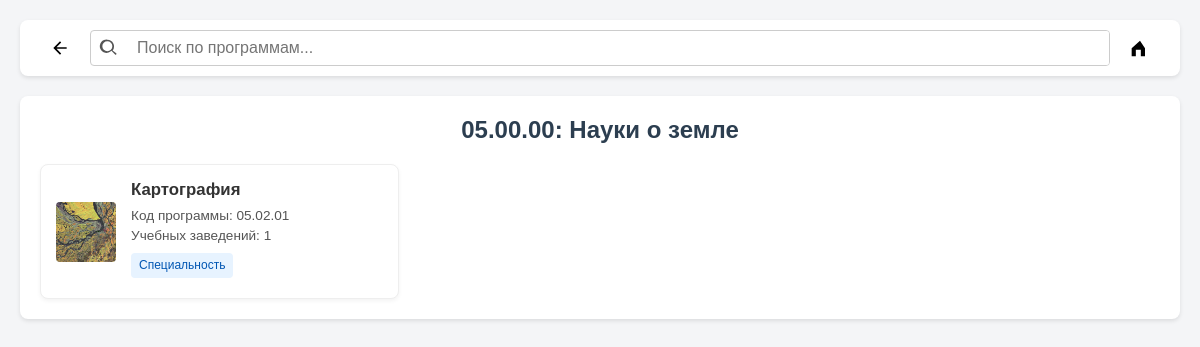
The page /abiturent/programs.php?direction_code=05.00.00 on the database its author committed.
### tables this page shows
CREATE TABLE `directions` (
  `id` int(11) NOT NULL,
  `name` text NOT NULL,
  `program_code_identifier` text NOT NULL,
  `image_path` text DEFAULT NULL,
  `created_at` timestamp NOT NULL DEFAULT current_timestamp()
);

CREATE TABLE `programs` (
  `id` int(11) NOT NULL,
  `direction_id` int(11) NOT NULL,
  `name` text NOT NULL,
  `program_code` text NOT NULL,
  `keywords` text DEFAULT NULL,
  `image_path` text DEFAULT NULL,
  `attributes` text DEFAULT NULL,
  `created_at` timestamp NOT NULL DEFAULT current_timestamp()
);

### abiturent/programs.php (the view, shortened to what this page needs)
<?php
require_once __DIR__ . '/admin/config.php';
$direction_code_identifier = isset($_GET['direction_code']) ? trim($_GET['direction_code']) : null;
$direction_name_display = 'Направление не указано';
$programs_list = [];
$direction_found = false;
if (!empty($direction_code_identifier)) {
    $stmt_dir = $conn->prepare("SELECT id, name FROM directions WHERE program_code_identifier = ?");
    $stmt_dir->bind_param("s", $direction_code_identifier);
    $stmt_dir->execute();
    $direction_result = $stmt_dir->get_result();
    $direction = $direction_result->fetch_assoc();
    if ($direction) {
        $direction_found = true;
        $direction_name_display = $direction['name'];
        $direction_id = $direction['id'];
        $stmt_prog = $conn->prepare("
            SELECT
                p.id, p.name, p.program_code, p.keywords, p.attributes, p.image_path,
                COUNT(DISTINCT b.establishment_id) as num_establishments,
                SUM(CASE WHEN b.cluster_id IS NOT NULL THEN 1 ELSE 0 END) > 0 as is_professionalitet_related
            FROM
                programs p
            LEFT JOIN
                bundles b ON p.id = b.program_id
            WHERE
                p.direction_id = ?
            GROUP BY
                p.id, p.name, p.program_code, p.keywords, p.attributes, p.image_path
            HAVING
                COUNT(DISTINCT b.establishment_id) > 0
            ORDER BY
                p.name
        ");
        $stmt_prog->bind_param("i", $direction_id);
        $stmt_prog->execute();
        $programs_result = $stmt_prog->get_result();
        while ($program_row = $programs_result->fetch_assoc()) {
            $program_row['image_path'] = $program_row['image_path'] ? "uploads/programs/" . $program_row['image_path'] : "uploads/programs/placeholder.svg";
            $program_row['attributes_array'] = !empty($program_row['attributes']) ? array_map('trim', explode(',', $program_row['attributes'])) : [];
            $programs_list[] = $program_row;
        }
    } else {
        $direction_name_display = 'Направление с кодом "' . htmlspecialchars($direction_code_identifier) . '" не найдено';
    }
}
?>
<!DOCTYPE html>
<html lang="ru">
<head>
</head>
<body>
  <header class="header">
       <button class="header-button back-button" id="backButton" title="Назад">
             <svg xmlns="http://www.w3.org/2000/svg" viewBox="0 0 24 24" fill="currentColor" width="20px" height="20px">
                <path d="M20 11H7.83l5.59-5.59L12 4l-8 8 8 8 1.41-1.41L7.83 13H20v-2z"/>
            </svg>
        </button>
        <div class="search-area">
            <div class="search-container">
                 <svg xmlns="http://www.w3.org/2000/svg" viewBox="0 0 24 24" fill="currentColor" width="20px" height="20px">
                    <path d="M10 2a8 8 0 0 1 6.32 12.9L20.69 18.3a1 1 0 0 1-1.41 1.41l-4.39-4.38A8 8 0 1 1 10 2zm0 2a6 6 0 1 0 0 12A6 6 0 0 0 10 4z"/>
                </svg>
                <input type="text" placeholder="Поиск по программам..." class="search-input" id="programSearchInput">
            </div>
             <button class="header-button filter-button" id="goHomeButton" title="На главную"> <svg xmlns="http://www.w3.org/2000/svg" viewBox="0 0 24 24" fill="currentColor" width="20px" height="20px">
                   <path d="M12 3.198l-10 9.143V22h5V14h6v8h5V12.34L12 3.198z"/>
                </svg>
            </button>
        </div>
  </header>
  <div class="container">
    <div class="content-wrapper">
        <h1 class="title" id="directionTitle"> <?php echo $direction_code_identifier.": ".htmlspecialchars(strtoupper($direction_name_display)); ?></h1>
        <div class="program-grid" id="programGridContainer">
          <?php if (empty($programs_list)): ?>
              <?php if ($direction_found): ?>
                <p class="no-results php-no-results-message">Программы по этому направлению не найдены или не имеют учебных заведений.</p>
              <?php elseif (!empty($direction_code_identifier)): ?>
                <p class="no-results php-no-results-message">Направление с кодом "<?php echo htmlspecialchars($direction_code_identifier); ?>" не найдено.</p>
              <?php else: ?>
                <p class="no-results php-no-results-message">Направление не указано.</p>
              <?php endif; ?>
          <?php else: ?>
              <?php foreach ($programs_list as $program): ?>
                  <a href="establishments.php?program_code=<?php echo urlencode($program['program_code']); ?>" class="program-card" data-search-text="<?php echo strtolower(htmlspecialchars("{$program['name']} {$program['program_code']} {$program['keywords']} " . implode(' ', $program['attributes_array']))); ?>">
                      <img src="<?php echo htmlspecialchars($program['image_path']); ?>" alt="<?php echo htmlspecialchars($program['name']); ?>">
                      <div class="program-details">
                          <h3><?php echo htmlspecialchars($program['name']); ?></h3>
                          <p>Код программы: <?php echo htmlspecialchars($program['program_code']); ?></p>
                          <p>Учебных заведений: <?php echo htmlspecialchars($program['num_establishments']); ?></p>
                          <div class="tags">
                              <?php if (!empty($program['attributes_array'])): ?>
                                  <?php foreach ($program['attributes_array'] as $attr):
                                        $tag_class = 'attribute-tag';
                                  ?>
                                      <span class="<?php echo $tag_class; ?>"><?php echo htmlspecialchars($attr); ?></span>
                                  <?php endforeach; ?>
                              <?php endif; ?>
                          </div>
                      </div>
                  </a>
              <?php endforeach; ?>
          <?php endif; ?>
        </div>
    </div>
  </div>
</body>
</html>

### abiturent/programs.php (style rules this page uses)
body { font-family: Arial, sans-serif; background-color: #f4f5f7; margin: 0; padding: 20px; display: flex; flex-direction: column; align-items: center; }
.header { width: 100%; max-width: 1200px; display: flex; align-items: center; background-color: #fff; padding: 10px 20px; border-radius: 8px; box-shadow: 0 2px 4px rgba(0, 0, 0, 0.1); margin-bottom: 20px; box-sizing: border-box; }
.search-area { display: flex; align-items: center; flex-grow: 1; }
.search-container { display: flex; align-items: center; flex-grow: 1; border: 1px solid #ccc; border-radius: 4px; overflow: hidden; margin-right: 10px; }
.search-input { border: none; padding: 8px 10px; flex-grow: 1; outline: none; font-size: 1rem; }
.search-container svg { margin: 0 8px; color: #555; }
.header-button { background-color: transparent; border: none; padding: 8px 10px; cursor: pointer; display: flex; align-items: center; }
.back-button { margin-right: 10px; }
.container { max-width: 1200px; margin: auto; padding: 0; width: 100%; }
.content-wrapper { background-color: #fff; padding: 20px; border-radius: 8px; box-shadow: 0 2px 4px rgba(0, 0, 0, 0.1); width: 100%; box-sizing: border-box; }
.title { margin: 0 0 20px 0; font-weight: bold; font-size: 1.5em; color: #2c3e50; text-align: center; }
.program-grid { display: flex; flex-wrap: wrap; gap: 20px; justify-content: left; }
.program-card { background: white; border-radius: 8px; box-shadow: 0 2px 4px rgba(0,0,0,0.05); padding: 15px; display: flex; align-items: center; gap: 15px; text-decoration: none; color: inherit; transition: transform 0.2s ease, box-shadow 0.2s ease; width: calc(33.333% - 14px); min-width: 280px; box-sizing: border-box; border: 1px solid #eee; }
.program-card img { width: 60px; height: 60px; object-fit: cover; border-radius: 4px; flex-shrink: 0; }
.program-details { flex-grow: 1; }
.program-card h3 { font-size: 1.05rem; margin: 0 0 8px; font-weight: bold; color: #333; }
.program-card p { margin: 5px 0; font-size: 0.85rem; color: #555; }
.program-card .tags { margin-top: 8px; line-height: 1.6; }
.program-card .attribute-tag { display: inline-block; background-color: #e7f3ff; color: #0056b3; padding: 3px 8px; border-radius: 4px; font-size: 0.75rem; margin-right: 5px; margin-bottom: 5px; font-weight: 500; }

### rows shown on the page
directions: name "Науки о земле"
programs: name "Картография", program_code "05.02.01", num_establishments "1", attr "Специальность"

### other values the page prints
$direction_code_identifier "05.00.00"
